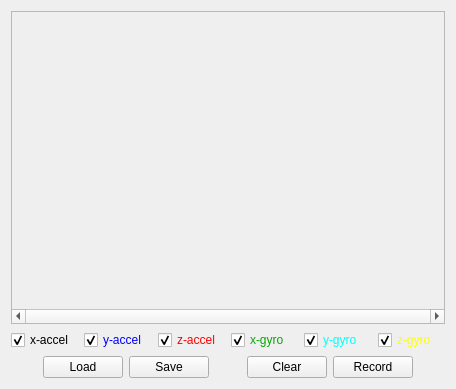
<?xml version="1.0" encoding="UTF-8"?>
<ui version="4.0">
 <class>RawDataWidget</class>
 <widget class="QWidget" name="RawDataWidget">
  <property name="geometry">
   <rect>
    <x>0</x>
    <y>0</y>
    <width>456</width>
    <height>389</height>
   </rect>
  </property>
  <property name="windowTitle">
   <string>Form</string>
  </property>
  <layout class="QVBoxLayout" name="verticalLayout">
   <item>
    <widget class="QScrollArea" name="scrollArea">
     <property name="verticalScrollBarPolicy">
      <enum>Qt::ScrollBarAlwaysOff</enum>
     </property>
     <property name="horizontalScrollBarPolicy">
      <enum>Qt::ScrollBarAlwaysOn</enum>
     </property>
     <property name="widgetResizable">
      <bool>true</bool>
     </property>
    </widget>
   </item>
   <item>
    <widget class="QWidget" name="widget_2" native="true">
     <layout class="QHBoxLayout" name="horizontalLayout_2">
      <property name="margin">
       <number>0</number>
      </property>
      <item>
       <widget class="QCheckBox" name="xAccel">
        <property name="text">
         <string>x-accel</string>
        </property>
        <property name="checked">
         <bool>true</bool>
        </property>
       </widget>
      </item>
      <item>
       <widget class="QCheckBox" name="yAccel">
        <property name="palette">
         <palette>
          <active>
           <colorrole role="WindowText">
            <brush brushstyle="SolidPattern">
             <color alpha="255">
              <red>0</red>
              <green>0</green>
              <blue>255</blue>
             </color>
            </brush>
           </colorrole>
          </active>
          <inactive>
           <colorrole role="WindowText">
            <brush brushstyle="SolidPattern">
             <color alpha="255">
              <red>0</red>
              <green>0</green>
              <blue>255</blue>
             </color>
            </brush>
           </colorrole>
          </inactive>
          <disabled>
           <colorrole role="WindowText">
            <brush brushstyle="SolidPattern">
             <color alpha="255">
              <red>118</red>
              <green>116</green>
              <blue>108</blue>
             </color>
            </brush>
           </colorrole>
          </disabled>
         </palette>
        </property>
        <property name="text">
         <string>y-accel</string>
        </property>
        <property name="checked">
         <bool>true</bool>
        </property>
       </widget>
      </item>
      <item>
       <widget class="QCheckBox" name="zAccel">
        <property name="palette">
         <palette>
          <active>
           <colorrole role="WindowText">
            <brush brushstyle="SolidPattern">
             <color alpha="255">
              <red>255</red>
              <green>0</green>
              <blue>0</blue>
             </color>
            </brush>
           </colorrole>
          </active>
          <inactive>
           <colorrole role="WindowText">
            <brush brushstyle="SolidPattern">
             <color alpha="255">
              <red>255</red>
              <green>0</green>
              <blue>0</blue>
             </color>
            </brush>
           </colorrole>
          </inactive>
          <disabled>
           <colorrole role="WindowText">
            <brush brushstyle="SolidPattern">
             <color alpha="255">
              <red>118</red>
              <green>116</green>
              <blue>108</blue>
             </color>
            </brush>
           </colorrole>
          </disabled>
         </palette>
        </property>
        <property name="text">
         <string>z-accel</string>
        </property>
        <property name="checked">
         <bool>true</bool>
        </property>
       </widget>
      </item>
      <item>
       <widget class="QCheckBox" name="xGyro">
        <property name="palette">
         <palette>
          <active>
           <colorrole role="WindowText">
            <brush brushstyle="SolidPattern">
             <color alpha="255">
              <red>0</red>
              <green>170</green>
              <blue>0</blue>
             </color>
            </brush>
           </colorrole>
          </active>
          <inactive>
           <colorrole role="WindowText">
            <brush brushstyle="SolidPattern">
             <color alpha="255">
              <red>0</red>
              <green>170</green>
              <blue>0</blue>
             </color>
            </brush>
           </colorrole>
          </inactive>
          <disabled>
           <colorrole role="WindowText">
            <brush brushstyle="SolidPattern">
             <color alpha="255">
              <red>118</red>
              <green>116</green>
              <blue>108</blue>
             </color>
            </brush>
           </colorrole>
          </disabled>
         </palette>
        </property>
        <property name="text">
         <string>x-gyro</string>
        </property>
        <property name="checked">
         <bool>true</bool>
        </property>
       </widget>
      </item>
      <item>
       <widget class="QCheckBox" name="yGyro">
        <property name="palette">
         <palette>
          <active>
           <colorrole role="WindowText">
            <brush brushstyle="SolidPattern">
             <color alpha="255">
              <red>0</red>
              <green>255</green>
              <blue>255</blue>
             </color>
            </brush>
           </colorrole>
          </active>
          <inactive>
           <colorrole role="WindowText">
            <brush brushstyle="SolidPattern">
             <color alpha="255">
              <red>0</red>
              <green>255</green>
              <blue>255</blue>
             </color>
            </brush>
           </colorrole>
          </inactive>
          <disabled>
           <colorrole role="WindowText">
            <brush brushstyle="SolidPattern">
             <color alpha="255">
              <red>118</red>
              <green>116</green>
              <blue>108</blue>
             </color>
            </brush>
           </colorrole>
          </disabled>
         </palette>
        </property>
        <property name="text">
         <string>y-gyro</string>
        </property>
        <property name="checked">
         <bool>true</bool>
        </property>
       </widget>
      </item>
      <item>
       <widget class="QCheckBox" name="zGyro">
        <property name="palette">
         <palette>
          <active>
           <colorrole role="WindowText">
            <brush brushstyle="SolidPattern">
             <color alpha="255">
              <red>255</red>
              <green>255</green>
              <blue>0</blue>
             </color>
            </brush>
           </colorrole>
          </active>
          <inactive>
           <colorrole role="WindowText">
            <brush brushstyle="SolidPattern">
             <color alpha="255">
              <red>255</red>
              <green>255</green>
              <blue>0</blue>
             </color>
            </brush>
           </colorrole>
          </inactive>
          <disabled>
           <colorrole role="WindowText">
            <brush brushstyle="SolidPattern">
             <color alpha="255">
              <red>118</red>
              <green>116</green>
              <blue>108</blue>
             </color>
            </brush>
           </colorrole>
          </disabled>
         </palette>
        </property>
        <property name="text">
         <string>z-gyro</string>
        </property>
        <property name="checked">
         <bool>true</bool>
        </property>
       </widget>
      </item>
     </layout>
    </widget>
   </item>
   <item>
    <widget class="QWidget" name="widget" native="true">
     <layout class="QHBoxLayout" name="horizontalLayout">
      <property name="margin">
       <number>0</number>
      </property>
      <item>
       <spacer name="horizontalSpacer_2">
        <property name="orientation">
         <enum>Qt::Horizontal</enum>
        </property>
        <property name="sizeHint" stdset="0">
         <size>
          <width>40</width>
          <height>20</height>
         </size>
        </property>
       </spacer>
      </item>
      <item>
       <widget class="QPushButton" name="loadButton">
        <property name="text">
         <string>Load</string>
        </property>
       </widget>
      </item>
      <item>
       <widget class="QPushButton" name="saveButton">
        <property name="text">
         <string>Save</string>
        </property>
       </widget>
      </item>
      <item>
       <spacer name="horizontalSpacer_3">
        <property name="orientation">
         <enum>Qt::Horizontal</enum>
        </property>
        <property name="sizeHint" stdset="0">
         <size>
          <width>40</width>
          <height>20</height>
         </size>
        </property>
       </spacer>
      </item>
      <item>
       <widget class="QPushButton" name="clearButton">
        <property name="text">
         <string>Clear</string>
        </property>
       </widget>
      </item>
      <item>
       <widget class="QPushButton" name="recordButton">
        <property name="text">
         <string>Record</string>
        </property>
       </widget>
      </item>
      <item>
       <spacer name="horizontalSpacer">
        <property name="orientation">
         <enum>Qt::Horizontal</enum>
        </property>
        <property name="sizeHint" stdset="0">
         <size>
          <width>40</width>
          <height>20</height>
         </size>
        </property>
       </spacer>
      </item>
     </layout>
    </widget>
   </item>
  </layout>
 </widget>
 <resources/>
 <connections/>
</ui>
